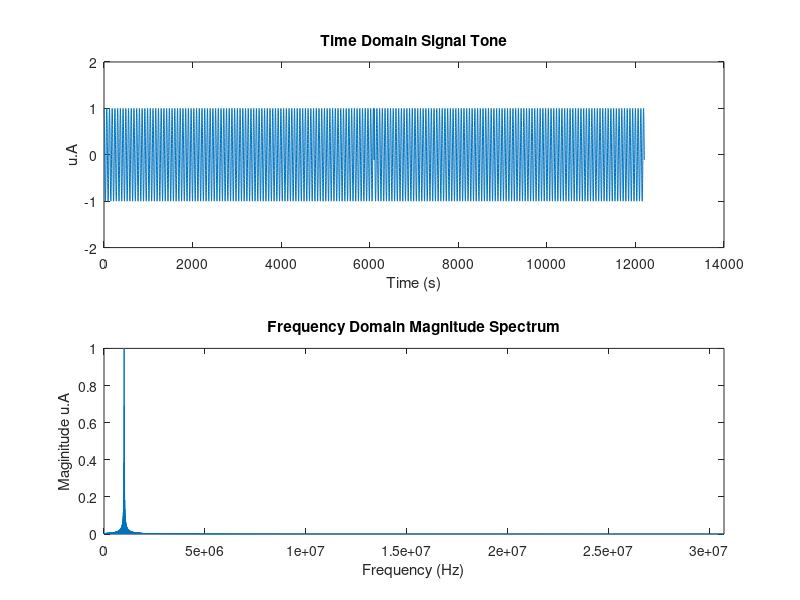

Write MATLAB code to recreate this figure.
clc;
clearvars;
close all;

% Add function paths
addpath('../../adalm2000');
addpath('../../adalm-pluto');
addpath('../../etc');
addpath('../../filters');
addpath('../../newradio');

% Signal Parameters
% Buffer Length

Fs = 61.44e6;                 % Baseband sample rate
ftone = 1e6;

% Transmission parameters
L = 100*round(Fs/ftone);                        % Buffer length to new tone
T = 1/Fs;                                   % Sampling Time
t = (0:L-1)*T;                              % Time vector to new tone

% Generate new Tone
%S1 = sin(2*pi*ftone*t);
%S1 = S1';
%stepF = complex(S1);
S1 = exp(j*2*pi*ftone*t');


y = [S1;S1];

 % Calculate spectrum
Y = fft(y);
P2 = abs(Y/(L));
%P2 = fftshift(P2);
P1 = P2(1:L);
fvec = linspace(0,Fs/2,L);


 % Partial plot results for each iteration
    % Time Domain Plot
    subplot(2,1,1);
    plot(real(y));
    xlabel('Time (s)')
    ylabel('u.A');
    title('Time Domain Signal Tone')
     ylim([-2,2])
    % Frequency Domain Plot
    subplot(2,1,2);
    plot(fvec,P1);
    xlabel('Frequency (Hz)')
    ylabel('Maginitude u.A');
    title('Frequency Domain Magnitude Spectrum')
    xlim([0 Fs/2]);
    ylim([0,1]);
